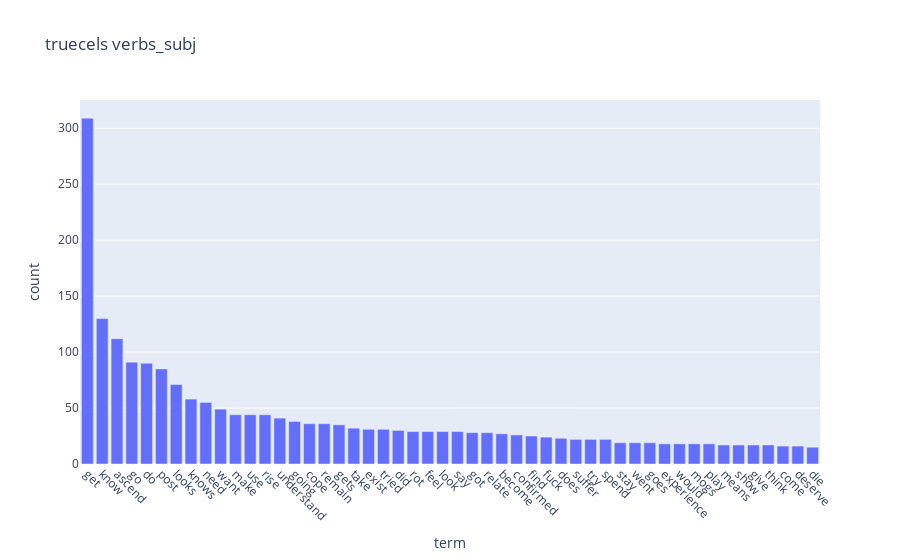
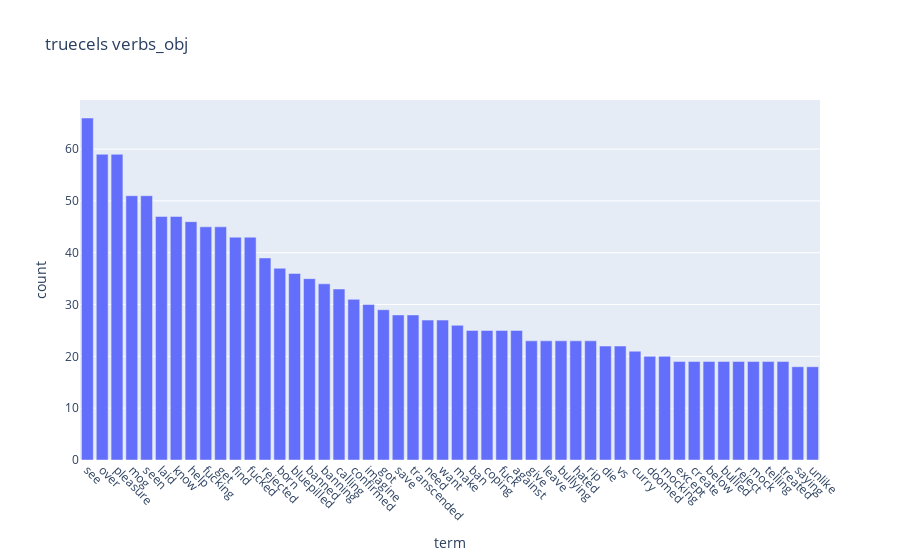
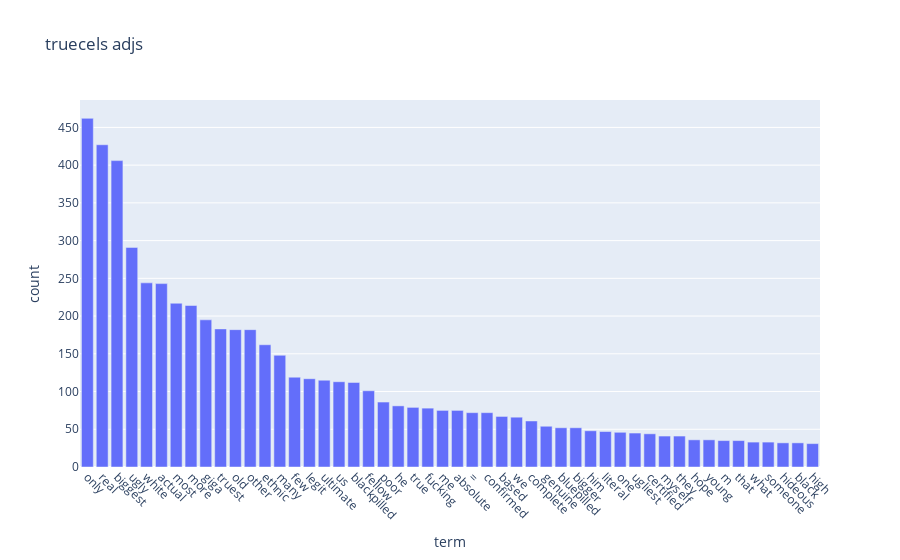
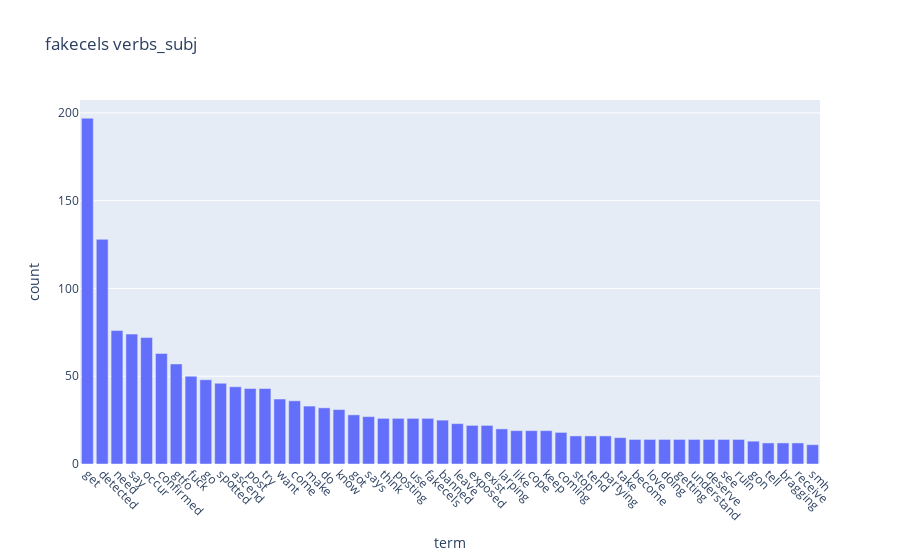

Write notebook code for charts like these, in order.
### Code cell
import plotly.express as px

for gp in ['truecels', 'fakecels']:
    for col in ['verbs_subj', 'verbs_obj', 'adjs']:
        terms, counts = zip(*agg.loc[gp, col][:50])
        fig = px.bar(x=terms, y=counts, title=f'{gp} {col}', labels=dict(x="term", y="count"))
        fig.update_xaxes(tickangle=45)
        # fig.show(config = {'staticPlot': True})
        fig.show()

### Figure 1 — Plotly figure (JSON) as saved in the notebook; plotly's stock layout.template omitted (floating-point values rounded to 4 significant figures)
{"data": [{"alignmentgroup": "True", "hovertemplate": "term=%{x}<br>count=%{y}<extra></extra>", "legendgroup": "", "marker": {"color": "#636efa", "pattern": {"shape": ""}}, "name": "", "offsetgroup": "", "orientation": "v", "showlegend": false, "textposition": "auto", "type": "bar", "x": ["get", "know", "ascend", "go", "do", "post", "looks", "knows", "need", "want", "make", "use", "rise", "understand", "going", "cope", "remain", "gets", "take", "exist", "tried", "did", "rot", "feel", "look", "say", "got", "relate", "become", "confirmed", "find", "fuck", "does", "suffer", "try", "spend", "stay", "went", "goes", "experience", "would", "mogs", "play", "means", "show", "give", "think", "come", "deserve", "die"], "xaxis": "x", "y": [309, 130, 112, 91, 90, 85, 71, 58, 55, 49, 44, 44, 44, 41, 38, 36, 36, 35, 32, 31, 31, 30, 29, 29, 29, 29, 28, 28, 27, 26, 25, 24, 23, 22, 22, 22, 19, 19, 19, 18, 18, 18, 18, 17, 17, 17, 17, 16, 16, 15], "yaxis": "y"}], "layout": {"autosize": true, "barmode": "relative", "legend": {"tracegroupgap": 0}, "title": {"text": "truecels verbs_subj"}, "xaxis": {"anchor": "y", "autorange": true, "domain": [0, 1], "range": [-0.5, 49.5], "tickangle": 45, "title": {"text": "term"}, "type": "category"}, "yaxis": {"anchor": "x", "autorange": true, "domain": [0, 1], "range": [0, 325.3], "title": {"text": "count"}, "type": "linear"}}}

### Figure 2 — Plotly figure (JSON) as saved in the notebook; plotly's stock layout.template omitted (floating-point values rounded to 4 significant figures)
{"data": [{"alignmentgroup": "True", "hovertemplate": "term=%{x}<br>count=%{y}<extra></extra>", "legendgroup": "", "marker": {"color": "#636efa", "pattern": {"shape": ""}}, "name": "", "offsetgroup": "", "orientation": "v", "showlegend": false, "textposition": "auto", "type": "bar", "x": ["see", "over", "pleasure", "mog", "seen", "laid", "know", "help", "fucking", "get", "find", "fucked", "rejected", "born", "bluepilled", "banned", "banning", "calling", "confirmed", "imagine", "got", "save", "transcended", "need", "want", "make", "ban", "coping", "fuck", "against", "give", "leave", "bullying", "hated", "rip", "die", "vs", "curry", "doomed", "mocking", "except", "create", "below", "bullied", "reject", "mock", "telling", "treated", "saying", "unlike"], "xaxis": "x", "y": [66, 59, 59, 51, 51, 47, 47, 46, 45, 45, 43, 43, 39, 37, 36, 35, 34, 33, 31, 30, 29, 28, 28, 27, 27, 26, 25, 25, 25, 25, 23, 23, 23, 23, 23, 22, 22, 21, 20, 20, 19, 19, 19, 19, 19, 19, 19, 19, 18, 18], "yaxis": "y"}], "layout": {"autosize": true, "barmode": "relative", "legend": {"tracegroupgap": 0}, "title": {"text": "truecels verbs_obj"}, "xaxis": {"anchor": "y", "autorange": true, "domain": [0, 1], "range": [-0.5, 49.5], "tickangle": 45, "title": {"text": "term"}, "type": "category"}, "yaxis": {"anchor": "x", "autorange": true, "domain": [0, 1], "range": [0, 69.47], "title": {"text": "count"}, "type": "linear"}}}

### Figure 3 — Plotly figure (JSON) as saved in the notebook; plotly's stock layout.template omitted (floating-point values rounded to 4 significant figures)
{"data": [{"alignmentgroup": "True", "hovertemplate": "term=%{x}<br>count=%{y}<extra></extra>", "legendgroup": "", "marker": {"color": "#636efa", "pattern": {"shape": ""}}, "name": "", "offsetgroup": "", "orientation": "v", "showlegend": false, "textposition": "auto", "type": "bar", "x": ["only", "real", "biggest", "ugly", "white", "actual", "most", "more", "giga", "truest", "old", "other", "ethnic", "many", "few", "legit", "ultimate", "us", "blackpilled", "fellow", "poor", "he", "true", "fucking", "me", "absolute", "=", "confirmed", "based", "we", "complete", "genuine", "bluepilled", "bigger", "him", "literal", "one", "ugliest", "certified", "myself", "they", "hope", "young", "m", "that", "what", "someone", "hideous", "black", "high"], "xaxis": "x", "y": [462, 427, 406, 291, 244, 243, 217, 214, 195, 183, 182, 182, 162, 148, 119, 117, 115, 113, 112, 101, 86, 81, 79, 78, 75, 75, 72, 72, 67, 66, 61, 54, 52, 52, 48, 47, 46, 45, 44, 41, 41, 36, 36, 35, 35, 33, 33, 32, 32, 31], "yaxis": "y"}], "layout": {"autosize": true, "barmode": "relative", "legend": {"tracegroupgap": 0}, "title": {"text": "truecels adjs"}, "xaxis": {"anchor": "y", "autorange": true, "domain": [0, 1], "range": [-0.5, 49.5], "tickangle": 45, "title": {"text": "term"}, "type": "category"}, "yaxis": {"anchor": "x", "autorange": true, "domain": [0, 1], "range": [0, 486.3], "title": {"text": "count"}, "type": "linear"}}}

### Figure 4 — Plotly figure (JSON) as saved in the notebook; plotly's stock layout.template omitted (floating-point values rounded to 4 significant figures)
{"data": [{"alignmentgroup": "True", "hovertemplate": "term=%{x}<br>count=%{y}<extra></extra>", "legendgroup": "", "marker": {"color": "#636efa", "pattern": {"shape": ""}}, "name": "", "offsetgroup": "", "orientation": "v", "showlegend": false, "textposition": "auto", "type": "bar", "x": ["get", "detected", "need", "say", "occur", "confirmed", "gtfo", "fuck", "go", "spotted", "ascend", "post", "try", "want", "come", "make", "do", "know", "got", "says", "think", "posting", "use", "fakecels", "banned", "leave", "exposed", "exist", "larping", "like", "cope", "keep", "coming", "stop", "tend", "partying", "take", "become", "love", "doing", "getting", "understand", "deserve", "see", "ruin", "gon", "tell", "bragging", "receive", "smh"], "xaxis": "x", "y": [197, 128, 76, 74, 72, 63, 57, 50, 48, 46, 44, 43, 43, 37, 36, 33, 32, 31, 28, 27, 26, 26, 26, 26, 25, 23, 22, 22, 20, 19, 19, 19, 18, 16, 16, 16, 15, 14, 14, 14, 14, 14, 14, 14, 14, 13, 12, 12, 12, 11], "yaxis": "y"}], "layout": {"autosize": true, "barmode": "relative", "legend": {"tracegroupgap": 0}, "title": {"text": "fakecels verbs_subj"}, "xaxis": {"anchor": "y", "autorange": true, "domain": [0, 1], "range": [-0.5, 49.5], "tickangle": 45, "title": {"text": "term"}, "type": "category"}, "yaxis": {"anchor": "x", "autorange": true, "domain": [0, 1], "range": [0, 207.4], "title": {"text": "count"}, "type": "linear"}}}
